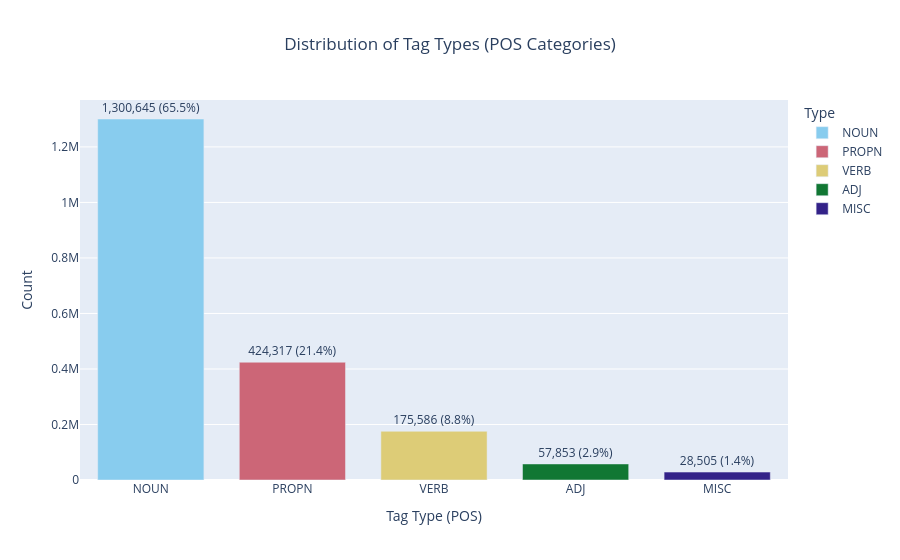

The code cell stored with this chart in its notebook:
### Code cell
# count_tag_types(df)
plot_tag_type_count()

### Figure 1 — Plotly figure (JSON) as saved in the notebook; plotly's stock layout.template omitted (floating-point values rounded to 4 significant figures)
{"data": [{"customdata": [[65.46, "1,300,645 (65.5%)"]], "hovertemplate": "Type: %{x}<br>Count: %{y:,}<br>Percentage: %{customdata[0]:.2f}%<extra></extra>", "legendgroup": "NOUN", "marker": {"color": "rgb(136, 204, 238)", "pattern": {"shape": ""}}, "name": "NOUN", "orientation": "v", "showlegend": true, "text": ["1,300,645 (65.5%)"], "textposition": "outside", "type": "bar", "x": ["NOUN"], "xaxis": "x", "y": [1300645], "yaxis": "y"}, {"customdata": [[21.36, "424,317 (21.4%)"]], "hovertemplate": "Type: %{x}<br>Count: %{y:,}<br>Percentage: %{customdata[0]:.2f}%<extra></extra>", "legendgroup": "PROPN", "marker": {"color": "rgb(204, 102, 119)", "pattern": {"shape": ""}}, "name": "PROPN", "orientation": "v", "showlegend": true, "text": ["424,317 (21.4%)"], "textposition": "outside", "type": "bar", "x": ["PROPN"], "xaxis": "x", "y": [424317], "yaxis": "y"}, {"customdata": [[8.837, "175,586 (8.8%)"]], "hovertemplate": "Type: %{x}<br>Count: %{y:,}<br>Percentage: %{customdata[0]:.2f}%<extra></extra>", "legendgroup": "VERB", "marker": {"color": "rgb(221, 204, 119)", "pattern": {"shape": ""}}, "name": "VERB", "orientation": "v", "showlegend": true, "text": ["175,586 (8.8%)"], "textposition": "outside", "type": "bar", "x": ["VERB"], "xaxis": "x", "y": [175586], "yaxis": "y"}, {"customdata": [[2.912, "57,853 (2.9%)"]], "hovertemplate": "Type: %{x}<br>Count: %{y:,}<br>Percentage: %{customdata[0]:.2f}%<extra></extra>", "legendgroup": "ADJ", "marker": {"color": "rgb(17, 119, 51)", "pattern": {"shape": ""}}, "name": "ADJ", "orientation": "v", "showlegend": true, "text": ["57,853 (2.9%)"], "textposition": "outside", "type": "bar", "x": ["ADJ"], "xaxis": "x", "y": [57853], "yaxis": "y"}, {"customdata": [[1.435, "28,505 (1.4%)"]], "hovertemplate": "Type: %{x}<br>Count: %{y:,}<br>Percentage: %{customdata[0]:.2f}%<extra></extra>", "legendgroup": "MISC", "marker": {"color": "rgb(51, 34, 136)", "pattern": {"shape": ""}}, "name": "MISC", "orientation": "v", "showlegend": true, "text": ["28,505 (1.4%)"], "textposition": "outside", "type": "bar", "x": ["MISC"], "xaxis": "x", "y": [28505], "yaxis": "y"}], "layout": {"bargap": 0.25, "barmode": "relative", "legend": {"title": {"text": "Type"}, "tracegroupgap": 0}, "title": {"text": "Distribution of Tag Types (POS Categories)", "x": 0.5}, "xaxis": {"anchor": "y", "categoryarray": ["NOUN", "PROPN", "VERB", "ADJ", "MISC"], "categoryorder": "array", "domain": [0, 1], "title": {"text": "Tag Type (POS)"}}, "yaxis": {"anchor": "x", "autorange": true, "domain": [0, 1], "title": {"text": "Count"}, "type": "linear"}}}
